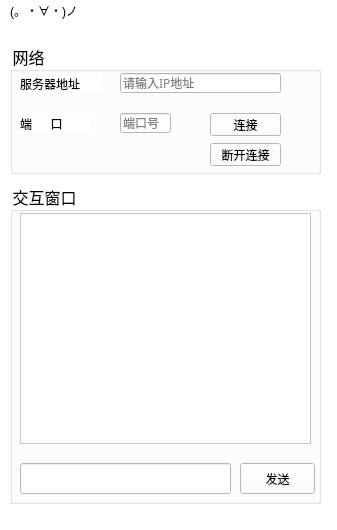
<?xml version="1.0" encoding="UTF-8"?>
<ui version="4.0">
 <class>MainWindowClass</class>
 <widget class="QMainWindow" name="MainWindowClass">
  <property name="geometry">
   <rect>
    <x>0</x>
    <y>0</y>
    <width>337</width>
    <height>530</height>
   </rect>
  </property>
  <property name="windowTitle">
   <string>简易聊天程序&lt;客户端&gt;</string>
  </property>
  <property name="windowIcon">
   <iconset resource="MainWindow.qrc">
    <normaloff>:/MainWindow/Resources/images/Smile-256.png</normaloff>:/MainWindow/Resources/images/Smile-256.png</iconset>
  </property>
  <property name="styleSheet">
   <string notr="true">background-color: rgb(255, 255, 255);</string>
  </property>
  <widget class="QWidget" name="centralWidget">
   <widget class="QGroupBox" name="groupBox">
    <property name="geometry">
     <rect>
      <x>10</x>
      <y>160</y>
      <width>311</width>
      <height>321</height>
     </rect>
    </property>
    <property name="font">
     <font>
      <family>华文彩云</family>
      <pointsize>12</pointsize>
     </font>
    </property>
    <property name="title">
     <string>交互窗口</string>
    </property>
    <property name="flat">
     <bool>false</bool>
    </property>
    <property name="checkable">
     <bool>false</bool>
    </property>
    <widget class="QTextBrowser" name="display_text">
     <property name="geometry">
      <rect>
       <x>10</x>
       <y>30</y>
       <width>291</width>
       <height>231</height>
      </rect>
     </property>
     <property name="font">
      <font>
       <family>宋体</family>
       <pointsize>9</pointsize>
      </font>
     </property>
    </widget>
    <widget class="QLineEdit" name="message_Edit">
     <property name="geometry">
      <rect>
       <x>10</x>
       <y>280</y>
       <width>211</width>
       <height>31</height>
      </rect>
     </property>
     <property name="font">
      <font>
       <family>宋体</family>
       <pointsize>9</pointsize>
      </font>
     </property>
    </widget>
    <widget class="QPushButton" name="send_bt">
     <property name="geometry">
      <rect>
       <x>230</x>
       <y>280</y>
       <width>75</width>
       <height>31</height>
      </rect>
     </property>
     <property name="font">
      <font>
       <family>新宋体</family>
       <pointsize>9</pointsize>
      </font>
     </property>
     <property name="text">
      <string>发送</string>
     </property>
     <property name="icon">
      <iconset resource="MainWindow.qrc">
       <normaloff>:/MainWindow/Resources/images/mail-reply-sender.png</normaloff>:/MainWindow/Resources/images/mail-reply-sender.png</iconset>
     </property>
     <property name="autoDefault">
      <bool>true</bool>
     </property>
     <property name="default">
      <bool>false</bool>
     </property>
    </widget>
   </widget>
   <widget class="QGroupBox" name="groupBox_2">
    <property name="geometry">
     <rect>
      <x>10</x>
      <y>20</y>
      <width>311</width>
      <height>131</height>
     </rect>
    </property>
    <property name="font">
     <font>
      <family>华文彩云</family>
      <pointsize>12</pointsize>
     </font>
    </property>
    <property name="layoutDirection">
     <enum>Qt::LeftToRight</enum>
    </property>
    <property name="styleSheet">
     <string notr="true">alternate-background-color: rgb(255, 255, 255);</string>
    </property>
    <property name="title">
     <string>网络</string>
    </property>
    <property name="flat">
     <bool>false</bool>
    </property>
    <widget class="QLabel" name="label">
     <property name="geometry">
      <rect>
       <x>10</x>
       <y>30</y>
       <width>81</width>
       <height>21</height>
      </rect>
     </property>
     <property name="font">
      <font>
       <family>新宋体</family>
       <pointsize>9</pointsize>
      </font>
     </property>
     <property name="text">
      <string>服务器地址</string>
     </property>
    </widget>
    <widget class="QLineEdit" name="IP_addr_Edit">
     <property name="geometry">
      <rect>
       <x>110</x>
       <y>30</y>
       <width>161</width>
       <height>20</height>
      </rect>
     </property>
     <property name="font">
      <font>
       <family>新宋体</family>
       <pointsize>9</pointsize>
      </font>
     </property>
     <property name="text">
      <string/>
     </property>
     <property name="placeholderText">
      <string>请输入IP地址</string>
     </property>
    </widget>
    <widget class="QLabel" name="label_2">
     <property name="geometry">
      <rect>
       <x>10</x>
       <y>70</y>
       <width>71</width>
       <height>21</height>
      </rect>
     </property>
     <property name="font">
      <font>
       <family>新宋体</family>
       <pointsize>9</pointsize>
      </font>
     </property>
     <property name="text">
      <string>端      口</string>
     </property>
     <property name="scaledContents">
      <bool>false</bool>
     </property>
     <property name="wordWrap">
      <bool>false</bool>
     </property>
    </widget>
    <widget class="QLineEdit" name="Port_Edit">
     <property name="geometry">
      <rect>
       <x>110</x>
       <y>70</y>
       <width>51</width>
       <height>20</height>
      </rect>
     </property>
     <property name="font">
      <font>
       <family>新宋体</family>
       <pointsize>9</pointsize>
      </font>
     </property>
     <property name="text">
      <string/>
     </property>
     <property name="placeholderText">
      <string>端口号</string>
     </property>
    </widget>
    <widget class="QPushButton" name="connect_bt">
     <property name="geometry">
      <rect>
       <x>200</x>
       <y>70</y>
       <width>71</width>
       <height>23</height>
      </rect>
     </property>
     <property name="font">
      <font>
       <family>新宋体</family>
       <pointsize>9</pointsize>
      </font>
     </property>
     <property name="text">
      <string>  连接  </string>
     </property>
     <property name="icon">
      <iconset resource="MainWindow.qrc">
       <normaloff>:/MainWindow/Resources/images/player_play.png</normaloff>:/MainWindow/Resources/images/player_play.png</iconset>
     </property>
     <property name="autoDefault">
      <bool>true</bool>
     </property>
     <property name="default">
      <bool>false</bool>
     </property>
    </widget>
    <widget class="QPushButton" name="un_connect_bt">
     <property name="geometry">
      <rect>
       <x>200</x>
       <y>100</y>
       <width>71</width>
       <height>23</height>
      </rect>
     </property>
     <property name="font">
      <font>
       <family>新宋体</family>
       <pointsize>9</pointsize>
      </font>
     </property>
     <property name="text">
      <string>断开连接</string>
     </property>
     <property name="icon">
      <iconset resource="MainWindow.qrc">
       <normaloff>:/MainWindow/Resources/images/player_record.png</normaloff>:/MainWindow/Resources/images/player_record.png</iconset>
     </property>
    </widget>
   </widget>
  </widget>
  <widget class="QMenuBar" name="menuBar">
   <property name="geometry">
    <rect>
     <x>0</x>
     <y>0</y>
     <width>337</width>
     <height>23</height>
    </rect>
   </property>
   <widget class="QMenu" name="menu">
    <property name="title">
     <string>(。・∀・)ノ</string>
    </property>
   </widget>
   <addaction name="menu"/>
  </widget>
  <widget class="QStatusBar" name="statusBar"/>
 </widget>
 <layoutdefault spacing="6" margin="11"/>
 <resources>
  <include location="MainWindow.qrc"/>
 </resources>
 <connections/>
 <slots>
  <signal>on_un_connect_bt_clicked()</signal>
 </slots>
</ui>
